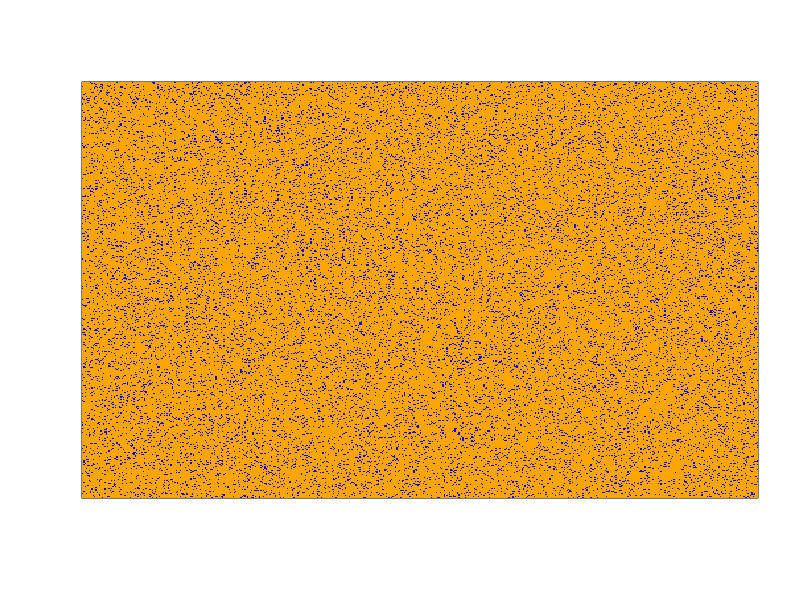
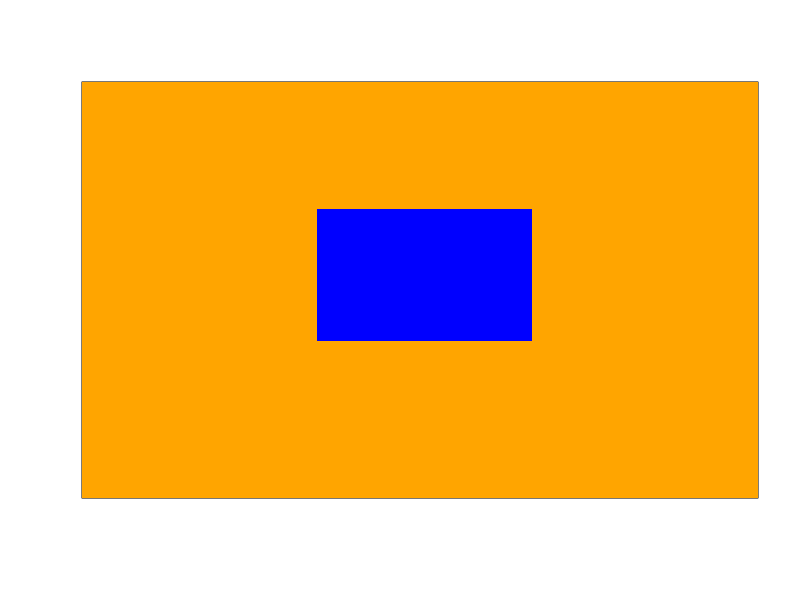
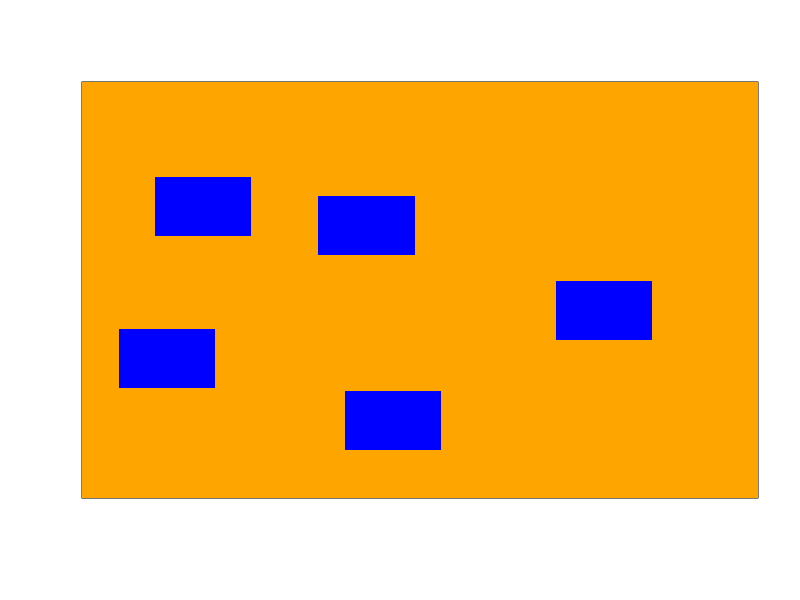
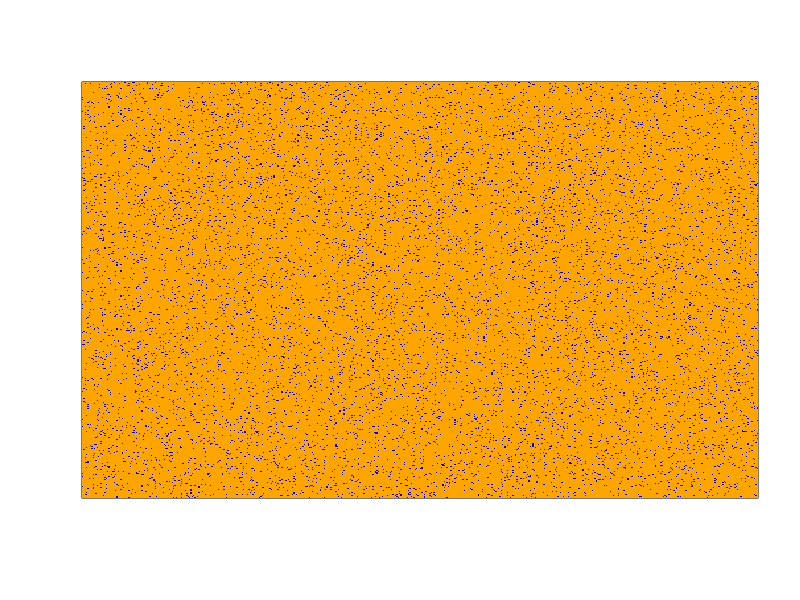
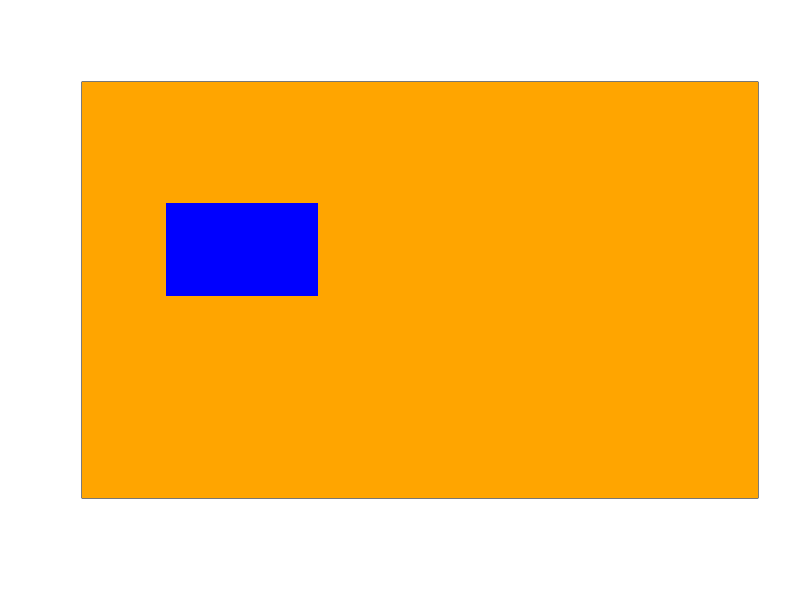
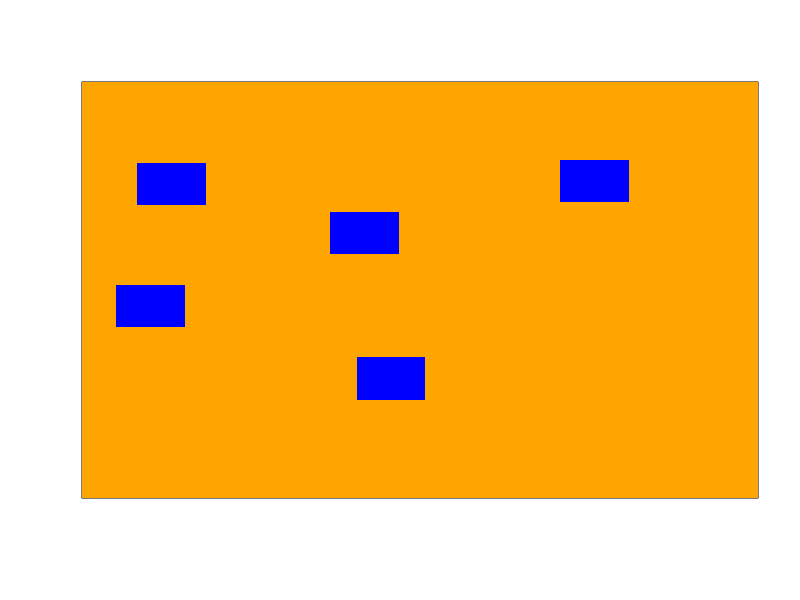
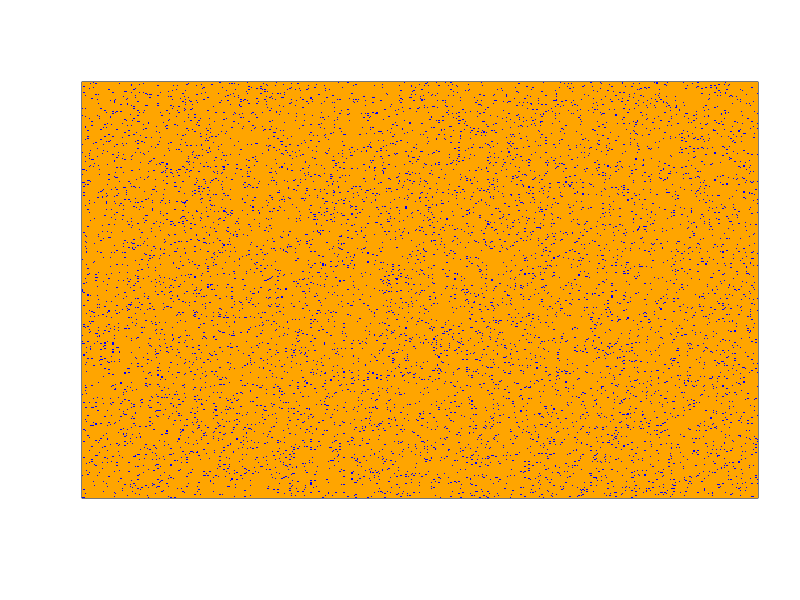
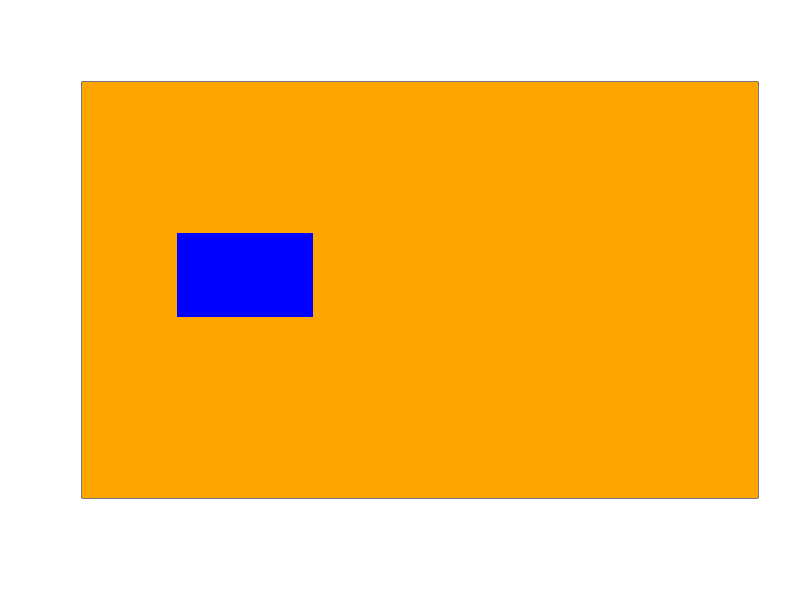

R code for these plots, in order:
freq <- c(.1, .05, .04, .03, .02, .01) #these are the frequencies of the patches we want to generate
single <- c(162, 114, 102, 89, 72, 51.2) #this is the height and width of the single patches (sqrt (freq*total image area)
five <- c(72, 51, 46, 40, 32, 23) #this is the height and width of the five patches for the random distribution generation

all_orange <- matrix(sample(2, 262144, replace = TRUE, prob = c(0, 1)), nrow = 512) #we wanted the image to be 512x512 pixels
colors <- c("blue", "orange")
dir <- "/Users/nataliezhu/Desktop/R!/"


for(i in 1:length(freq)) {
  #generates random distributions
  png(file = paste0(dir, "random_distribution", freq[i], ".png") ,
      width=512, height=512)
  m <- matrix(sample(2, 262144, replace = TRUE, prob = c(freq[i], 1 - freq[i])), ncol = 512)
  image(1:(nrow(m)), 1:ncol(m), m, col = colors, xaxt = "n", yaxt = "n", xlab = "", ylab = "")
  dev.off()
  
  #generates single patch distributions
  png(file = paste0(dir, "single_patch_distribution", freq[i], ".png") ,
      width=512, height=512)
  start_row <- floor(runif(1, 20, 320))
  start_col <- floor(runif(1, 20, 320))
  m <- all_orange
  for(k in start_row:(start_row + single[i])) {
    for(j in start_col:(start_col + single[i])) {
      m[k, j] <- 1
    }
  }
  image(1:(nrow(m)), 1:ncol(m), m, col = colors, xaxt = "n", yaxt = "n", xlab = "", ylab = "")
  dev.off()
  
  #generates multiple patch distributions
  png(file = paste0(dir, "clustered_distribution", freq[i], ".png") ,
      width=512, height=512)
  m <- all_orange
  
  start_row <- floor(runif(1, 20, 80))
  start_col <- floor(runif(1, 20, 220))
  for(k in start_row:(start_row + five[i])) {
    for(j in start_col:(start_col + five[i])) {
      m[k, j] <- 1
    }
  }
  
  start_row <- floor(runif(1, 20, 80))
  start_col <- floor(runif(1, 320, 420))
  for(k in start_row:(start_row + five[i])) {
    for(j in start_col:(start_col + five[i])) {
      m[k, j] <- 1
    }
  }
  
  start_row <- floor(runif(1, 180, 210))
  start_col <- floor(runif(1, 50, 190))
  for(k in start_row:(start_row + five[i])) {
    for(j in start_col:(start_col + five[i])) {
      m[k, j] <- 1
    }
  }
  
  start_row <- floor(runif(1, 180, 210))
  start_col <- floor(runif(1, 270, 400))
  for(k in start_row:(start_row + five[i])) {
    for(j in start_col:(start_col + five[i])) {
      m[k, j] <- 1
    }
  }
  
  start_row <- floor(runif(1, 350, 380))
  start_col <- floor(runif(1, 0, 400))
  for(k in start_row:(start_row + five[i])) {
    for(j in start_col:(start_col + five[i])) {
      m[k, j] <- 1
    }
  }
  #each of the five previous blocks of code are for one patch. kevin hardcoded the range of possible values the patch starting and ending point could take on so that they won't overlap.
  
  image(1:(nrow(m)), 1:ncol(m), m, col = colors, xaxt = "n", yaxt = "n", xlab = "", ylab = "")
  dev.off()
}